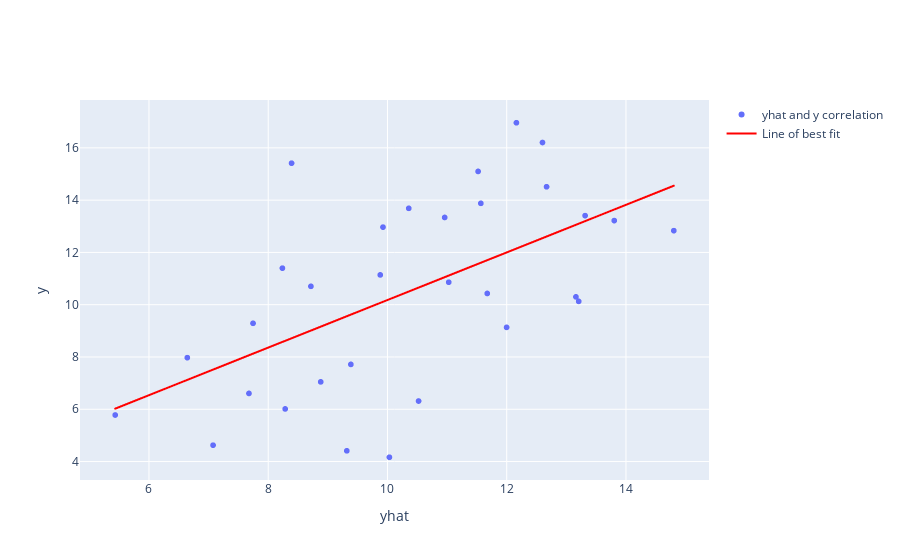

The notebook cell saved with this chart:
### Code cell
def correlation_line(df, x, y):
    scatter_data = go.Scattergl(
        x=df[x],
        y=df[y],
        mode='markers',
        name=x + ' and ' + y + ' correlation'
    )

    layout = go.Layout(
        xaxis=dict(
            title=x
        ),
        yaxis=dict(
            title=y)
    )

    # calculate best fit line
    denominator = (df[x] ** 2).sum() - df[x].mean() * df[x].sum()
    print('denominator', denominator)
    m = ((df[y] * df[x]).sum() - df[y].mean() * df[x].sum()) / denominator
    b = ((df[y].mean() * ((df[x] ** 2).sum())) - df[x].mean() * ((df[y] * df[x]).sum())) / denominator
    best_fit_line = m * df[x] + b

    best_fit_line = go.Scattergl(
        x=df[x],
        y=best_fit_line,
        name='Line of best fit',
        line=dict(
            color='red'
        )
    )

    data = [scatter_data, best_fit_line]
    figure = go.Figure(data=data, layout=layout)

    figure.show()


# yhat and y
correlation_line(cmp_df, cmp_df.columns[0], cmp_df.columns[3])

### Figure 1 — Plotly figure (JSON) as saved in the notebook; plotly's stock layout.template omitted (floating-point values rounded to 4 significant figures)
{"data": [{"mode": "markers", "name": "yhat and y correlation", "type": "scattergl", "x": [12.0, 13.21, 14.8, 13.31, 12.6, 13.8, 12.67, 10.36, 11.57, 13.16, 11.67, 10.96, 12.16, 11.03, 8.716, 9.925, 11.52, 10.03, 9.318, 10.52, 9.386, 7.075, 8.284, 9.879, 8.392, 7.677, 8.881, 7.745, 5.434, 6.643, 8.238], "y": [9.133, 10.13, 12.83, 13.41, 16.21, 13.22, 14.51, 13.69, 13.88, 10.3, 10.43, 13.34, 16.96, 10.86, 10.7, 12.97, 15.1, 4.165, 4.411, 6.316, 7.716, 4.626, 6.013, 11.14, 15.41, 6.606, 7.049, 9.288, 5.781, 7.974, 11.4]}, {"line": {"color": "red"}, "name": "Line of best fit", "type": "scattergl", "x": [12.0, 13.21, 14.8, 13.31, 12.6, 13.8, 12.67, 10.36, 11.57, 13.16, 11.67, 10.96, 12.16, 11.03, 8.716, 9.925, 11.52, 10.03, 9.318, 10.52, 9.386, 7.075, 8.284, 9.879, 8.392, 7.677, 8.881, 7.745, 5.434, 6.643, 8.238], "y": [12.0, 13.1, 14.55, 13.2, 12.55, 13.64, 12.61, 10.5, 11.61, 13.06, 11.7, 11.05, 12.15, 11.11, 9.011, 10.11, 11.56, 10.21, 9.559, 10.65, 9.621, 7.517, 8.618, 10.07, 8.716, 8.065, 9.161, 8.127, 6.023, 7.124, 8.576]}], "layout": {"xaxis": {"title": {"text": "yhat"}}, "yaxis": {"title": {"text": "y"}}}}
